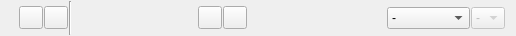
<?xml version="1.0" encoding="UTF-8"?>
<ui version="4.0">
 <class>FilterManagerForm</class>
 <widget class="QWidget" name="FilterManagerForm">
  <property name="geometry">
   <rect>
    <x>0</x>
    <y>0</y>
    <width>516</width>
    <height>36</height>
   </rect>
  </property>
  <property name="sizePolicy">
   <sizepolicy hsizetype="Preferred" vsizetype="Minimum">
    <horstretch>0</horstretch>
    <verstretch>0</verstretch>
   </sizepolicy>
  </property>
  <property name="windowTitle">
   <string>Form</string>
  </property>
  <layout class="QHBoxLayout" name="horizontalLayout">
   <property name="spacing">
    <number>1</number>
   </property>
   <property name="topMargin">
    <number>1</number>
   </property>
   <property name="bottomMargin">
    <number>1</number>
   </property>
   <item>
    <widget class="QLabel" name="quickCollLabel">
     <property name="toolTip">
      <string>Quick collection</string>
     </property>
     <property name="text">
      <string/>
     </property>
     <property name="pixmap">
      <pixmap resource="../ema.qrc">:/icons/22x22/bookmark-toolbar.png</pixmap>
     </property>
    </widget>
   </item>
   <item>
    <widget class="QToolButton" name="addCriterionButton">
     <property name="toolTip">
      <string>Add selected files to quick collection</string>
     </property>
     <property name="text">
      <string/>
     </property>
     <property name="icon">
      <iconset resource="../ema.qrc">
       <normaloff>:/icons/16x16/list-add.png</normaloff>:/icons/16x16/list-add.png</iconset>
     </property>
    </widget>
   </item>
   <item>
    <widget class="QToolButton" name="excludeCriterionButton">
     <property name="toolTip">
      <string>Remove selected files from quick collection</string>
     </property>
     <property name="text">
      <string/>
     </property>
     <property name="icon">
      <iconset resource="../ema.qrc">
       <normaloff>:/icons/16x16/list-remove.png</normaloff>:/icons/16x16/list-remove.png</iconset>
     </property>
    </widget>
   </item>
   <item>
    <widget class="Line" name="line">
     <property name="orientation">
      <enum>Qt::Vertical</enum>
     </property>
    </widget>
   </item>
   <item>
    <spacer name="horizontalSpacer">
     <property name="orientation">
      <enum>Qt::Horizontal</enum>
     </property>
     <property name="sizeHint" stdset="0">
      <size>
       <width>40</width>
       <height>20</height>
      </size>
     </property>
    </spacer>
   </item>
   <item>
    <widget class="QLabel" name="currentCollecLabel">
     <property name="toolTip">
      <string>Grid view</string>
     </property>
     <property name="text">
      <string/>
     </property>
     <property name="pixmap">
      <pixmap resource="../ema.qrc">:/icons/22x22/view-list-icons.png</pixmap>
     </property>
    </widget>
   </item>
   <item>
    <widget class="QToolButton" name="addToCurrentCollectionButton">
     <property name="toolTip">
      <string>Add selected files to quick collection</string>
     </property>
     <property name="text">
      <string/>
     </property>
     <property name="icon">
      <iconset resource="../ema.qrc">
       <normaloff>:/icons/16x16/list-add.png</normaloff>:/icons/16x16/list-add.png</iconset>
     </property>
    </widget>
   </item>
   <item>
    <widget class="QToolButton" name="removeFromCurrentButton">
     <property name="toolTip">
      <string>Remove selected files from collection</string>
     </property>
     <property name="text">
      <string/>
     </property>
     <property name="icon">
      <iconset resource="../ema.qrc">
       <normaloff>:/icons/16x16/list-remove.png</normaloff>:/icons/16x16/list-remove.png</iconset>
     </property>
    </widget>
   </item>
   <item>
    <spacer name="horizontalSpacer_4">
     <property name="orientation">
      <enum>Qt::Horizontal</enum>
     </property>
     <property name="sizeHint" stdset="0">
      <size>
       <width>41</width>
       <height>22</height>
      </size>
     </property>
    </spacer>
   </item>
   <item>
    <widget class="QLabel" name="filterLabel">
     <property name="minimumSize">
      <size>
       <width>22</width>
       <height>0</height>
      </size>
     </property>
     <property name="toolTip">
      <string>Quick collection</string>
     </property>
     <property name="text">
      <string/>
     </property>
     <property name="pixmap">
      <pixmap resource="../ema.qrc">:/icons/16x16/view-filter.png</pixmap>
     </property>
    </widget>
   </item>
   <item>
    <widget class="QComboBox" name="criterionComboBox">
     <property name="toolTip">
      <string>Sorting filters</string>
     </property>
     <item>
      <property name="text">
       <string>-</string>
      </property>
     </item>
     <item>
      <property name="text">
       <string>No stars</string>
      </property>
     </item>
     <item>
      <property name="text">
       <string>&gt;=1 star</string>
      </property>
     </item>
     <item>
      <property name="text">
       <string>&gt;= 2 stars</string>
      </property>
     </item>
     <item>
      <property name="text">
       <string>&gt;= 3 stars</string>
      </property>
     </item>
     <item>
      <property name="text">
       <string>&gt;=4 stars</string>
      </property>
     </item>
     <item>
      <property name="text">
       <string>&gt;= 5 stars</string>
      </property>
     </item>
    </widget>
   </item>
   <item>
    <widget class="QComboBox" name="subCriterionComboBox">
     <property name="enabled">
      <bool>false</bool>
     </property>
     <property name="toolTip">
      <string>Sub-category sorting filter</string>
     </property>
     <item>
      <property name="text">
       <string>-</string>
      </property>
     </item>
    </widget>
   </item>
  </layout>
 </widget>
 <resources>
  <include location="../ema.qrc"/>
 </resources>
 <connections/>
</ui>
